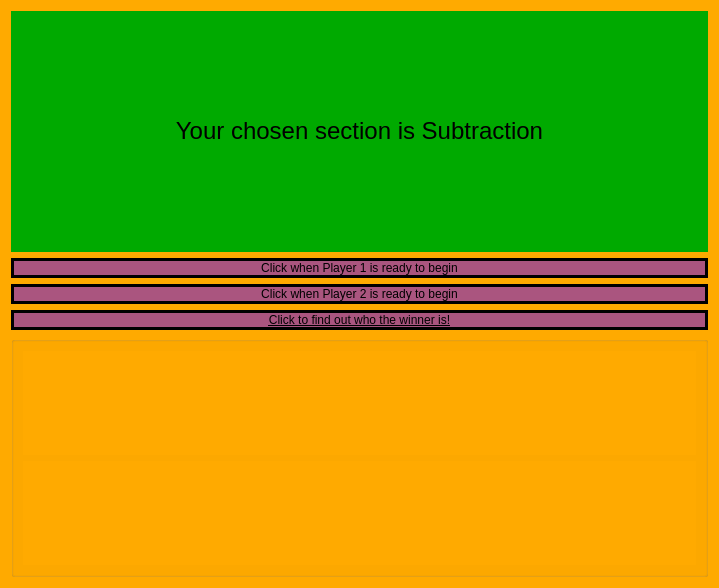
<?xml version="1.0" encoding="UTF-8"?>
<ui version="4.0">
 <class>g1M_subtraction</class>
 <widget class="QDialog" name="g1M_subtraction">
  <property name="geometry">
   <rect>
    <x>0</x>
    <y>0</y>
    <width>719</width>
    <height>588</height>
   </rect>
  </property>
  <property name="windowTitle">
   <string>Dialog</string>
  </property>
  <property name="styleSheet">
   <string notr="true">background-color: rgb(255, 170, 0);</string>
  </property>
  <layout class="QGridLayout" name="gridLayout">
   <item row="0" column="0">
    <widget class="QLabel" name="label">
     <property name="styleSheet">
      <string notr="true">background-color: rgb(0, 170, 0);
font: 12pt &quot;Comic Sans MS&quot;;</string>
     </property>
     <property name="text">
      <string>&lt;html&gt;&lt;head/&gt;&lt;body&gt;&lt;p align=&quot;center&quot;&gt;&lt;span style=&quot; font-size:18pt;&quot;&gt;Your chosen section is Subtraction&lt;/span&gt;&lt;/p&gt;&lt;/body&gt;&lt;/html&gt;</string>
     </property>
    </widget>
   </item>
   <item row="1" column="0">
    <widget class="QPushButton" name="pushButton">
     <property name="styleSheet">
      <string notr="true">background-color: rgb(170, 85, 127);
font: 75 14pt &quot;Comic Sans MS&quot;;
border: 3px solid black;</string>
     </property>
     <property name="text">
      <string>Click when Player 1 is ready to begin</string>
     </property>
    </widget>
   </item>
   <item row="2" column="0">
    <widget class="QPushButton" name="pushButton_2">
     <property name="styleSheet">
      <string notr="true">background-color: rgb(170, 85, 127);
font: 75 14pt &quot;Comic Sans MS&quot;;
border: 3px solid black;</string>
     </property>
     <property name="text">
      <string>Click when Player 2 is ready to begin</string>
     </property>
    </widget>
   </item>
   <item row="3" column="0">
    <widget class="QPushButton" name="pushButton_3">
     <property name="styleSheet">
      <string notr="true">background-color: rgb(170, 85, 127);
text-decoration: underline;
font: 8pt &quot;MS Shell Dlg 2&quot;;
font: 75 15pt &quot;Comic Sans MS&quot;;
border: 3px solid black;</string>
     </property>
     <property name="text">
      <string>Click to find out who the winner is!</string>
     </property>
    </widget>
   </item>
   <item row="4" column="0">
    <widget class="QGroupBox" name="groupBox">
     <property name="title">
      <string/>
     </property>
     <layout class="QVBoxLayout" name="verticalLayout">
      <item>
       <widget class="QLabel" name="label_2">
        <property name="sizePolicy">
         <sizepolicy hsizetype="Preferred" vsizetype="Preferred">
          <horstretch>0</horstretch>
          <verstretch>0</verstretch>
         </sizepolicy>
        </property>
        <property name="styleSheet">
         <string notr="true">background-color: rgb(255, 170, 0);
font: 12pt &quot;Comic Sans MS&quot;;
qproperty-alignment: AlignCenter;</string>
        </property>
        <property name="text">
         <string/>
        </property>
       </widget>
      </item>
      <item>
       <widget class="QLabel" name="label_3">
        <property name="styleSheet">
         <string notr="true">background-color: rgb(255, 170, 0);
font: 75 18pt &quot;Comic Sans MS&quot;;
qproperty-alignment: AlignCenter;</string>
        </property>
        <property name="text">
         <string/>
        </property>
       </widget>
      </item>
     </layout>
    </widget>
   </item>
  </layout>
 </widget>
 <resources/>
 <connections/>
</ui>
